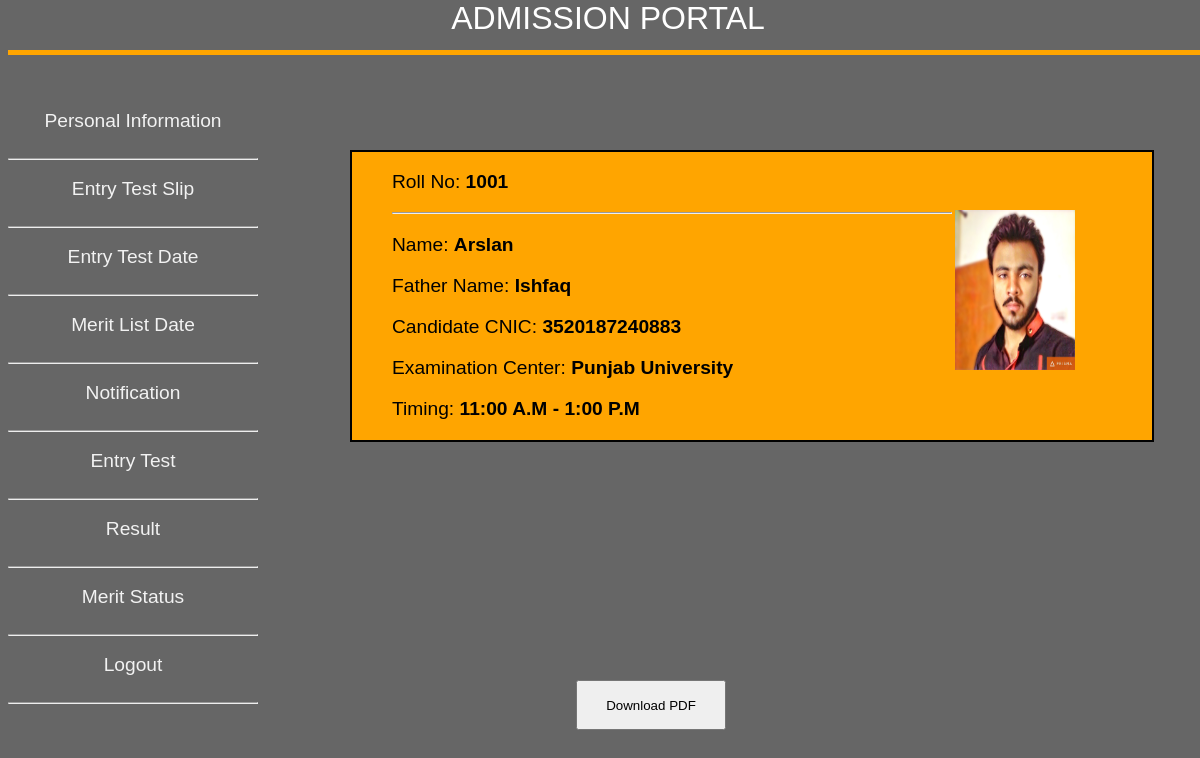
Screenshot of /slip.php (signed in) with the database file from the repository.
### tables this page shows
CREATE TABLE `student` (
  `stdID` int(6) NOT NULL,
  `CNIC` varchar(13) NOT NULL,
  `email` varchar(70) NOT NULL,
  `password` varchar(30) NOT NULL,
  `stdName` varchar(50) NOT NULL,
  `fatherName` varchar(50) NOT NULL,
  `fatherCNIC` varchar(13) NOT NULL,
  `gender` varchar(20) NOT NULL,
  `DOB` varchar(30) NOT NULL,
  `nationality` varchar(30) NOT NULL,
  `religion` varchar(30) NOT NULL,
  `domicile` varchar(30) NOT NULL,
  `phoneNo1` varchar(20) NOT NULL,
  `phoneNo2` varchar(20) NOT NULL,
  `homeAddress` varchar(120) NOT NULL,
  `city` varchar(50) NOT NULL,
  `state` varchar(50) NOT NULL,
  `country` varchar(50) NOT NULL,
  `matricYear` int(4) NOT NULL,
  `matricBoard` varchar(30) NOT NULL,
  `matricRollNo` varchar(30) NOT NULL,
  `matricStatus` varchar(30) NOT NULL,
  `matricTotalMarks` int(30) NOT NULL,
  `matricObtainMarks` int(30) NOT NULL,
  `matricMajors` varchar(30) NOT NULL,
  `intermediateYear` int(4) NOT NULL,
  `intermediateBoard` varchar(30) NOT NULL,
  `intermediateRollNo` varchar(30) NOT NULL,
  `intermediateStatus` varchar(30) NOT NULL,
  `intermediateTotalMarks` int(30) NOT NULL,
  `intermediateObtainMarks` int(30) NOT NULL,
  `intermediateMajors` varchar(30) NOT NULL,
  `entryTestStatus` varchar(10) DEFAULT NULL
);

### slip.php (the view, shortened to what this page needs)
<?php
	$stdID=$_SESSION["std_ID"];
	$connect=mysqli_connect('127.0.0.1','root','');
	$result=mysqli_query($connect,"select * from student where stdID='$stdID'");
	$row=mysqli_fetch_array($result,MYSQLI_ASSOC);
?>
<html>
<head>
	<link rel="stylesheet" type="text/css" href="styles.css">
</head>
<body id="profilebody">
			<br/>
	<div id="dropdown" align="center">
		<table>
				<a id="droplink" href="personalinfo.php"><div id="dropdiv" align="center">Personal Information</div></a>
				<hr>
				<a id="droplink" href="slip.php"><div id="dropdiv" align="center">Entry Test Slip</div></a>
				<hr>
				<a id="droplink" href="testdate.php"><div id="dropdiv" align="center">Entry Test Date</div></a>
				<hr>
				<a id="droplink" href="meritdate.php"><div id="dropdiv" align="center">Merit List Date</div></a>
				<hr>
				<a id="droplink" href="usernotification.php"><div id="dropdiv" align="center">Notification</div></a>
				<hr>
				<a id="droplink" href="test.php"><div id="dropdiv" align="center">Entry Test</div></a>
				<hr>
				<a id="droplink" href="result.php"><div id="dropdiv" align="center">Result</div></a>
				<hr>
				<a id="droplink" href="merit.php"><div id="dropdiv" align="center">Merit Status</div></a>
				<hr>
				<a id="droplink" href="login.html"><div id="dropdiv" align="center">Logout</div></a>
				<hr>
		</table>
	</div>
	<div id="HTMLtoPDF">
	<div id="slippic">
		<?php
			echo '<img src="uploads/'.$stdID.'.jpg"  width="120px" height="160px" align="right">';
			?>
		</div>
		<div id="slipdata">
			<ul id="sliplist" type="none" >
<?php
				echo '<li>';
					echo '<p>'."Roll No: ".'<b>'.(1000+$row['stdID']).'</b>'.'</p>';
				echo '</li>';
				echo '<hr/>';
				echo '<li>';
					echo '<p>'."Name: ".'<b>'.$row['stdName'].'</b>'.'</p>';
				echo '</li>';
				echo '<li>';
					echo '<p>'."Father Name: ".'<b>'.$row['fatherName'].'</b>'.'</p>';
				echo '</li>';
				echo '<li>';
					echo '<p>'."Candidate CNIC: ".'<b>'.$row['CNIC'].'</b>'.'</p>';
				echo '</li>';
				echo '<li>';
					echo '<p>'."Examination Center: ".'<b>'."Punjab University".'</b>'.'</p>';
				echo '</li>';
				echo '<li>';
					echo '<p>'."Timing: ".'<b>'."11:00 A.M - 1:00 P.M".'</b>'.'</p>';
				echo '</li>';
?>
			</ul>
		</div>
	</div>
	<a href="#" onclick="HTMLtoPDF()"><button id="download">Download PDF</button></a>
	<br/><br/><br/>
<div id="adminheader" align="center">
		ADMISSION PORTAL
	</div>
</body>
</html>

### styles.css (style rules this page uses)
body#profilebody { background-color:#666666; }
div#dropdown { position:absolute; top:100px; background-color:#666666; width:250px; height:470px; }
#droplink { text-decoration:none; }
#dropdiv { padding-top:10px; width:250px; height:40px; font-size:120%; font-family:Verdana, Geneva, sans-serif; color:#f2f2f2; }
div#HTMLtoPDF { border:2px solid; position:absolute; top:150px; left:350px; width:800px; background-color:orange; }
#slipdata { width:75%; font-family:"Comic Sans MS", cursive, sans-serif; font-size:120%; }
div#slippic { position:absolute; top:20%; left:75%; }
#download { position:absolute; top:85%; left:48%; width:150px; height:50px; }
div#adminheader { border-bottom:5px solid; border-bottom-color:orange; position:fixed; top:0px; width:100%; height:50px; background-color:#666666; color:white; font-size:200%; font-family:"Lucida Sans Unicode", "Lucida Grande", sans-serif; }

### rows the page displays
student: 1000+$row['stdID'] "1001", stdName "Arslan", fatherName "Ishfaq", CNIC "3520187240883"
